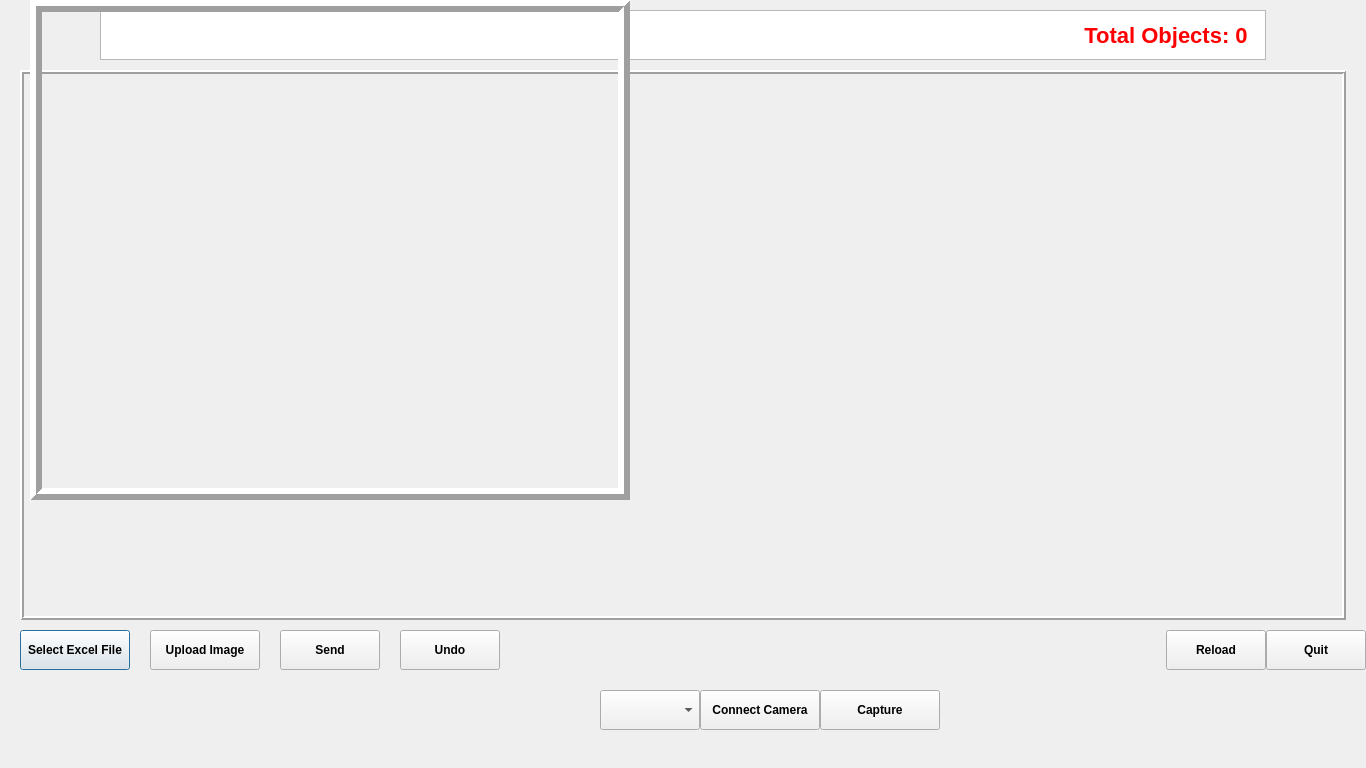
<ui version="4.0">
    <class>UiDialog</class>
    <widget class="QDialog" name="dialog">
        <property name="geometry">
            <rect>
                <x>0</x>
                <y>0</y>
                <width>1366</width>
                <height>768</height>
            </rect>
        </property>
        <property name="windowTitle">
            <string>PNJP Automatic Product Counting Machine</string>
        </property>
        <property name="windowIcon">
            <iconset>
                <normaloff>logo.webp</normaloff>logo.webp</iconset>
        </property>
        <property name="cursor">
            <cursorShape>PointingHandCursor</cursorShape>
        </property>

        <widget class="QTextBrowser" name="text_browser">
            <property name="geometry">
                <rect>
                    <x>100</x>
                    <y>10</y>
                    <width>1166</width>
                    <height>50</height>
                </rect>
            </property>
            <property name="alignment">
                <set>Qt::AlignCenter</set>
            </property>
            <property name="cursor">
                <cursorShape>PointingHandCursor</cursorShape>
            </property>
            <property name="styleSheet">
                <string notr="true">font-weight: bold;</string>
            </property>
        </widget>

        <widget class="QLabel" name="total_objects_label">
            <property name="geometry">
                <rect>
                    <x>1066</x>
                    <y>20</y>
                    <width>200</width>
                    <height>30</height>
                </rect>
            </property>
            <property name="alignment">
                <set>Qt::AlignCenter</set>
            </property>
            <property name="cursor">
                <cursorShape>PointingHandCursor</cursorShape>
            </property>
            <property name="text">
                <string>Total Objects: 0</string>
            </property>
            <property name="styleSheet">
                <string notr="true">font-weight: bold; font-size: 22px; color: red;</string>
            </property>
        </widget>

        <widget class="QFrame" name="frame_right">
            <property name="geometry">
                <rect>
                    <x>20</x>
                    <y>70</y>
                    <width>1326</width>
                    <height>550</height>
                </rect>
            </property>
            <property name="frameShape">
                <enum>QFrame::Box</enum>
            </property>
            <property name="frameShadow">
                <enum>QFrame::Raised</enum>
            </property>
            <property name="lineWidth">
                <number>2</number>
            </property>
        </widget>

        <widget class="QLabel" name="img_label">
            <property name="geometry">
                <rect>
                    <x>30</x>
                    <y>0</y>
                    <width>600</width>
                    <height>500</height>
                </rect>
            </property>
            <property name="frameShape">
                <enum>QFrame::Box</enum>
            </property>
            <property name="frameShadow">
                <enum>QFrame::Raised</enum>
            </property>
            <property name="lineWidth">
                <number>6</number>
            </property>
            <property name="alignment">
                <set>Qt::AlignCenter</set>
            </property>
            <property name="text">
                <string/>
            </property>
        </widget>

        <widget class="QLabel" name="processed_img_label">
            <property name="geometry">
                <rect>
                    <x>30</x>
                    <y>0</y>
                    <width>600</width>
                    <height>500</height>
                </rect>
            </property>
            <property name="frameShape">
                <enum>QFrame::Box</enum>
            </property>
            <property name="frameShadow">
                <enum>QFrame::Raised</enum>
            </property>
            <property name="lineWidth">
                <number>6</number>
            </property>
            <property name="alignment">
                <set>Qt::AlignCenter</set>
            </property>
            <property name="text">
                <string/>
            </property>
        </widget>

        <widget class="QPushButton" name="select_excel_btn">
            <property name="geometry">
                <rect>
                    <x>20</x>
                    <y>630</y>
                    <width>110</width>
                    <height>40</height>
                </rect>
            </property>
            <property name="text">
                <string>Select Excel File</string>
            </property>
            <property name="font">
                <font>
                    <bold>true</bold>
                    <weight>75</weight>
                </font>
            </property>
            <property name="cursor">
                <cursorShape>PointingHandCursor</cursorShape>
            </property>
        </widget>

        <widget class="QPushButton" name="upload_img_btn">
            <property name="geometry">
                <rect>
                    <x>150</x>
                    <y>630</y>
                    <width>110</width>
                    <height>40</height>
                </rect>
            </property>
            <property name="text">
                <string>Upload Image</string>
            </property>
            <property name="font">
                <font>
                    <bold>true</bold>
                    <weight>75</weight>
                </font>
            </property>
            <property name="cursor">
                <cursorShape>PointingHandCursor</cursorShape>
            </property>
        </widget>

        <widget class="QPushButton" name="send_btn">
            <property name="geometry">
                <rect>
                    <x>280</x>
                    <y>630</y>
                    <width>100</width>
                    <height>40</height>
                </rect>
            </property>
            <property name="text">
                <string>Send</string>
            </property>
            <property name="font">
                <font>
                    <bold>true</bold>
                    <weight>75</weight>
                </font>
            </property>
            <property name="cursor">
                <cursorShape>PointingHandCursor</cursorShape>
            </property>
        </widget>

        <widget class="QPushButton" name="undo_btn">
            <property name="geometry">
                <rect>
                    <x>400</x>
                    <y>630</y>
                    <width>100</width>
                    <height>40</height>
                </rect>
            </property>
            <property name="text">
                <string>Undo</string>
            </property>
            <property name="font">
                <font>
                    <bold>true</bold>
                    <weight>75</weight>
                </font>
            </property>
            <property name="cursor">
                <cursorShape>PointingHandCursor</cursorShape>
            </property>
        </widget>

        <widget class="QPushButton" name="reload_btn">
            <property name="geometry">
                <rect>
                    <x>1166</x>
                    <y>630</y>
                    <width>100</width>
                    <height>40</height>
                </rect>
            </property>
            <property name="text">
                <string>Reload</string>
            </property>
            <property name="font">
                <font>
                    <bold>true</bold>
                    <weight>75</weight>
                </font>
            </property>
            <property name="cursor">
                <cursorShape>PointingHandCursor</cursorShape>
            </property>
        </widget>

        <widget class="QPushButton" name="quit_btn">
            <property name="geometry">
                <rect>
                    <x>1266</x>
                    <y>630</y>
                    <width>100</width>
                    <height>40</height>
                </rect>
            </property>
            <property name="text">
                <string>Quit</string>
            </property>
            <property name="font">
                <font>
                    <bold>true</bold>
                    <weight>75</weight>
                </font>
            </property>
            <property name="cursor">
                <cursorShape>PointingHandCursor</cursorShape>
            </property>
        </widget>

        <widget class="QComboBox" name="camera_select_combo">
            <property name="geometry">
                <rect>
                    <x>600</x>
                    <y>690</y>
                    <width>100</width>
                    <height>40</height>
                </rect>
            </property>
            <property name="font">
                <font>
                    <bold>true</bold>
                    <weight>75</weight>
                </font>
            </property>
        </widget>

        <widget class="QPushButton" name="camera_btn">
            <property name="geometry">
                <rect>
                    <x>700</x>
                    <y>690</y>
                    <width>120</width>
                    <height>40</height>
                </rect>
            </property>
            <property name="text">
                <string>Connect Camera</string>
            </property>
            <property name="font">
                <font>
                    <bold>true</bold>
                    <weight>75</weight>
                </font>
            </property>
            <property name="cursor">
                <cursorShape>PointingHandCursor</cursorShape>
            </property>
        </widget>

        <widget class="QPushButton" name="capture_btn">
            <property name="geometry">
                <rect>
                    <x>820</x>
                    <y>690</y>
                    <width>120</width>
                    <height>40</height>
                </rect>
            </property>
            <property name="text">
                <string>Capture</string>
            </property>
            <property name="font">
                <font>
                    <bold>true</bold>
                    <weight>75</weight>
                </font>
            </property>
            <property name="cursor">
                <cursorShape>PointingHandCursor</cursorShape>
            </property>
        </widget>

    </widget>
    <resources/>
    <connections/>
</ui>
